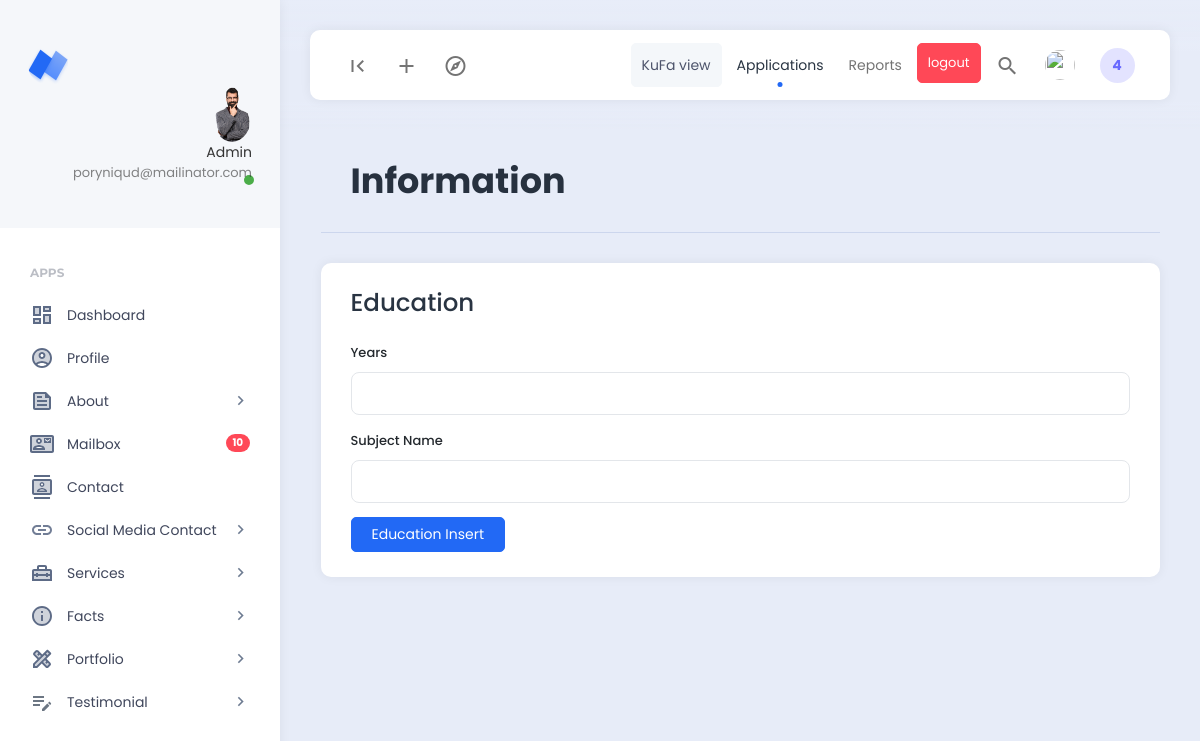
Page /dashboard/education_show.php (signed in) on the earlier database version.
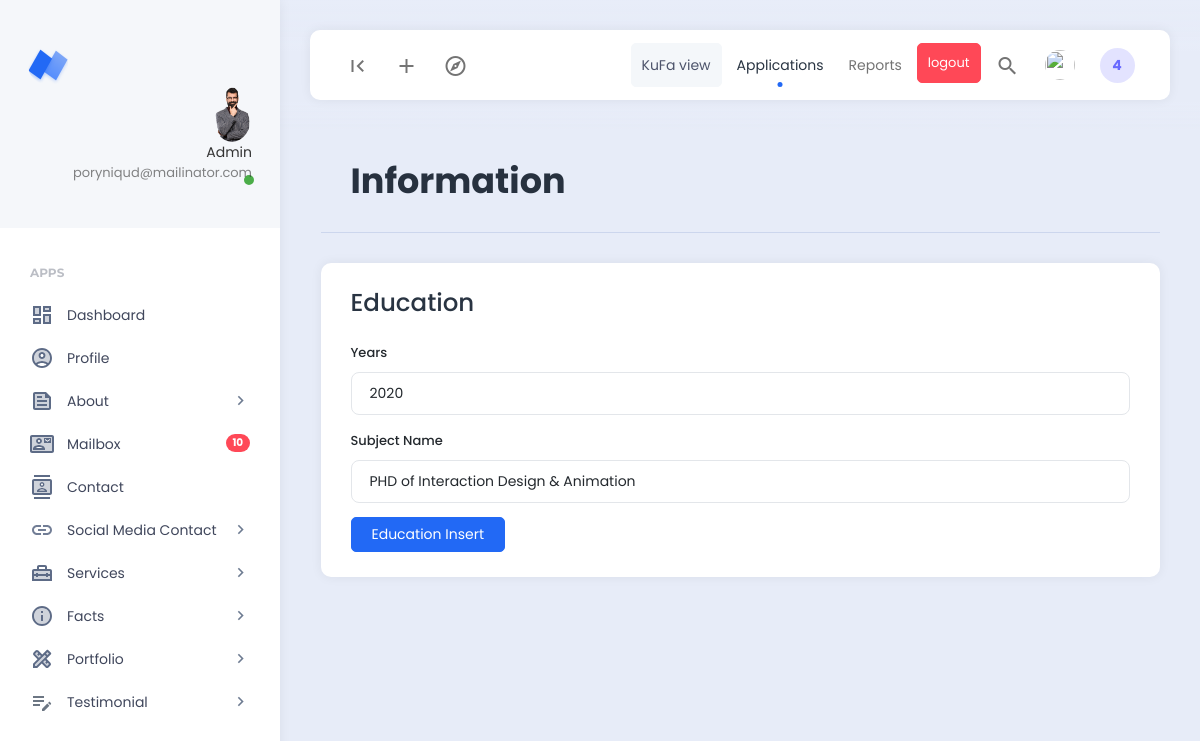
Same page on the later database version.
### tables this page shows
CREATE TABLE `educations` (
  `id` int NOT NULL,
  `year` varchar(4) NOT NULL,
  `subject` varchar(200) NOT NULL
);

### dashboard/education_show.php (the view)
<?php
include('./extends/header.php');
include('../config/db.php');
$select_education = "SELECT * FROM  educations";
$educations = mysqli_query($db_connect,$select_education);
$education =mysqli_fetch_assoc($educations);
?>
<div class="row">
    <div class="col">
        <div class="page-description">
            <h1>Information</h1>
        </div>
    </div>
</div>
<div class="row">
    <div class="col-12">
        <div class="card">
            <div class="card-header">
                <h3>Education</h3>
            </div>
            <div class="card-body">
                <form class="row g-3" action="about_edu_post.php" method="POST">
                    <div class="col-md-12">
                        <label for="" class="form-label">Years</label>
                        <input type="number" class="form-control" placeholder="" name=""
                            value="<?= $education['year']?>">
                    </div>
                    <div class="col-md-12">
                        <label for="" class="form-label">Subject Name</label>
                        <input type="text" class="form-control" placeholder="" name=""
                            value="<?= $education['subject']?>">
                    </div>
                    <div class=" col-6">
                        <button type="submit" class="btn btn-primary" name="edu_btn">Education Insert</button>
                    </div>
                </form>
            </div>
        </div>
    </div>
</div>
<?php
include('./extends/footer.php')
?>

Differences in the rows shown:
added educations: year "2020", subject "PHD of Interaction Design & Animation"
